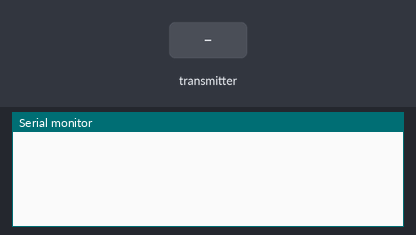
A sketch run on a simulated Arduino Uno, built with avr-gcc and run on an emulated ATmega328P. Parts: the last lines printed to the serial monitor. The test bench sets the inputs (shaded band). No radio packets arrive unless stated.

Above: at 1.2 s.
1.3 s: the transmitter starts sending device_id = 0
At 1.37 s:
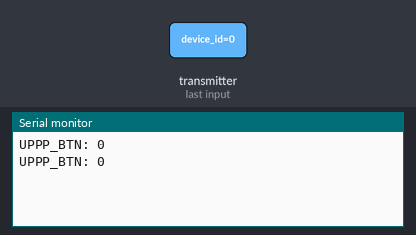
3.2 s: the transmitter starts sending device_id = 1
At 3.27 s:
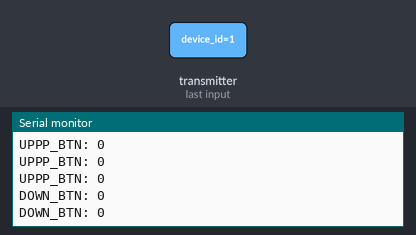
5.1 s: the transmitter starts sending value = 256
At 5.17 s:
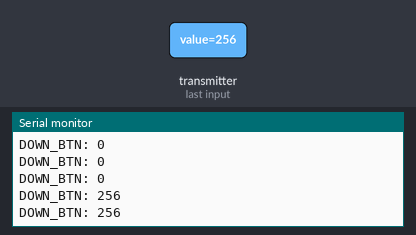
6.6 s: the transmitter starts sending value = 512
At 6.67 s:
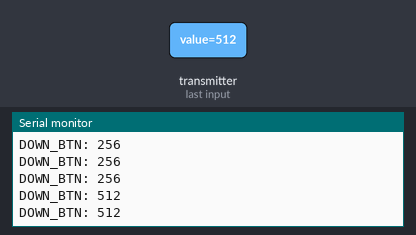
Timing chart, 0 to 9.1 s (numbered marks = the images above; inputs shaded):
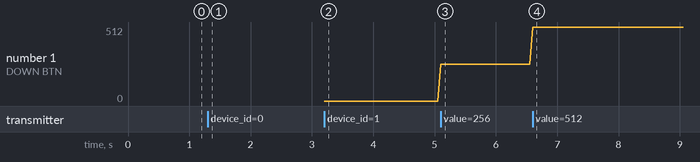

Measured:
- after the input at 1.3 s, the serial monitor: prints a new line at once (image 1)
- after the input at 3.2 s, the serial monitor: prints a new line at once (image 2)
- after the input at 5.1 s, the serial monitor: prints a new line at once (image 3)
- after the input at 6.6 s, the serial monitor: prints a new line at once (image 4)
- plotted number 1: 0 → 256 after the input at 5.1 s, 256 → 512 after the input at 6.6 s

The sketch:

radio_debugger.ino
```cpp
#include <SPI.h>
#include <nRF24L01.h>
#include <RF24.h>
#include <Servo.h>

#define LED 13 // PIN TO SHOW Received package

#define CHANNEL 0
#define RF_POWER RF24_PA_LOW

//create an RF24 object
RF24 radio(9, 8);  // CE, CSN

char buttons[][9] = {"UPPP_BTN","DOWN_BTN","LEFT_BTN","RIGH_BTN","JOYS_BTN","EEEE_BTN","FFFF_BTN","XXX_AXIS","YYY_AXIS"};

//address through which two modules communicate.
const byte addresses[][6] = {"veh01","con01"};


// package structure
struct c_pack {
 int device_id;
 int value;
} pack;

void setup()
{
  //---------------- DEBUG ---------------------------
  Serial.begin(9600);

  // --------------- CONFIGURE RADIO ---------------
  radio.begin();
  radio.setPALevel(RF_POWER);
  //set the address
  radio.openWritingPipe(addresses[0]);   //write pipe as veh01
  radio.openReadingPipe(1,addresses[1]); //read pipe from con01

  radio.setChannel(CHANNEL);
  radio.startListening();
}

void loop()
{
  //Read the data if available in buffer
  if (radio.available())
  {
    digitalWrite(LED, HIGH);
    while(radio.available())
    {
      radio.read(&pack, sizeof(pack));
    }
    Serial.print(buttons[pack.device_id]);
    Serial.print(": ");
    Serial.println(pack.value);

    digitalWrite(LED, LOW);

  }
}
```
